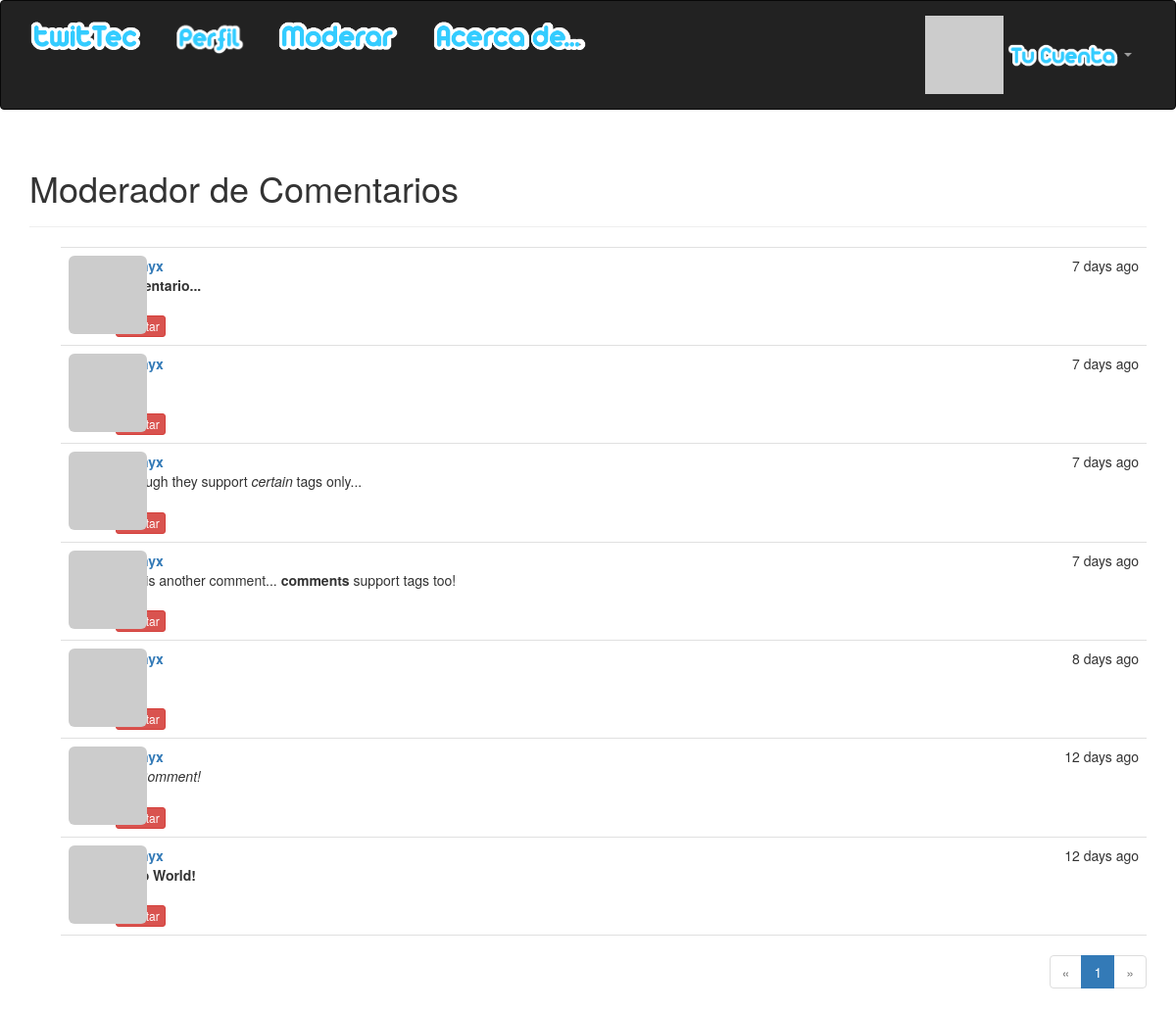
Screenshot of /moderate (signed in) with the database file from the repository.
### app/models.py (models this page shows, shortened)
class Comment(db.Model):
    __tablename__ = 'comments'
    id = db.Column(db.Integer, primary_key=True)
    body = db.Column(db.Text)
    body_html = db.Column(db.Text)
    timestamp = db.Column(db.DateTime, index=True, default=datetime.utcnow)
    disabled = db.Column(db.Boolean)
    author_id = db.Column(db.Integer, db.ForeignKey('users.id'))
    post_id = db.Column(db.Integer, db.ForeignKey('posts.id'))

### app/main/views.py (the view)
@main.route('/moderate')
@login_required
@permission_required(Permission.MODERATE_COMMENTS)
def moderate():
    page = request.args.get('page',1, type=int)
    pagination = Comment.query.order_by(Comment.timestamp.desc()).paginate(page, per_page=current_app.config['FLASKY_COMMENTS_PER_PAGE'], error_out=False)
    comments = pagination.items
    return render_template('moderate.html', comments=comments, pagination=pagination, page=page)

### app/auth/views.py (called while the page is built)
@auth.before_app_request
def before_request():
    if current_user.is_authenticated:
        current_user.ping()
        if not current_user.confirmed \
                and request.endpoint[:5] != 'auth.' \
                and request.endpoint != 'static':
            return redirect(url_for('auth.unconfirmed'))

### app/main/__init__.py (called while the page is built)
@main.app_context_processor
def inject_permissions():
    return dict(Permission=Permission)

### app/models.py (called while the page is built)
@login_manager.user_loader
def load_user(user_id):
    return User.query.get(int(user_id))

    def can(self, permissions):
        return self.role is not None and \
            (self.role.permissions & permissions) == permissions

    def ping(self):
        self.last_seen = datetime.utcnow()
        db.session.add(self)

    def gravatar(self, size=100, default='retro', rating='pg'):
        if request.is_secure:
            url = 'https://secure.gravatar.com/avatar'
        else:
            url = 'http://www.gravatar.com/avatar'
        hash = self.avatar_hash or hashlib.md5(
            self.email.encode('utf-8')).hexdigest()
        return '{url}/{hash}?s={size}&d={default}&r={rating}'.format(
            url=url, hash=hash, size=size, default=default, rating=rating)

### app/templates/moderate.html (shortened to what this page needs)
{% extends "base.html" %}
{% import "_macros.html" as macros %}
{% block page_content %}
<div class="page-header">
  <h1>Moderador de Comentarios</h1>
</div>
{% set moderate = True %}
{% include '_comments.html' %}
{% if pagination %}
<div class="pagination">
  {{ macros.pagination_widget(pagination, '.moderate') }}
</div>
{% endif %}
{% endblock %}

### app/templates/_comments.html (shortened to what this page needs)
<ul class="comments">
    {% for comment in comments %}
    <li class="comment">
        <div class="comment-thumbnail">
            <a href="{{ url_for('.user', username=comment.author.username) }}">
                <img class="img-rounded profile-thumbnail" src="{{ comment.author.gravatar(size=40) }}">
            </a>
        </div>
        <div class="comment-content">
            <div class="comment-date">{{ moment(comment.timestamp).fromNow() }}</div>
            <div class="comment-author"><a href="{{ url_for('.user', username=comment.author.username) }}">{{ comment.author.username }}</a></div>
            <div class="comment-body">
                {%if moderate or not comment.disabled %}
                   {% if comment.body_html %}
                      {{ comment.body_html | safe }}
                   {% else %}
                      {{ comment.body }}
                   {% endif %}
                {% endif %}
            </div>
            {% if moderate %}
              <br>
              {% if comment.disabled %}
                <a class="btn btn-default btn-xs" href="{{ url_for('.moderate_enable',id=comment.id, page=page) }}">Mostrar</a>
              {% else %}
                <a class="btn btn-danger btn-xs" href="{{ url_for('.moderate_disable',id=comment.id, page=page) }}">Ocultar</a>
              {% endif %}
            {%endif %}
        </div>
    </li>
    {% endfor %}
</ul>

### app/static/styles.css (style rules this page uses)
.profile-thumbnail { position: absolute; }
ul.comments { list-style-type: none; padding: 0px; margin: 16px 0px 0px 0px; }
ul.comments li.comment { margin-left: 32px; padding: 8px; border-bottom: 1px solid #e0e0e0; }
ul.comments li.comment:nth-child(1) { border-top: 1px solid #e0e0e0; }
div.comment-date { float: right; }
div.comment-author { font-weight: bold; }
div.comment-thumbnail { position: absolute; }
div.comment-content { margin-left: 48px; min-height: 48px; }
div.pagination { width: 100%; text-align: right; padding: 0px; margin: 0px; }

### rows the page displays
Comment: timestamp "7 days ago", body_html "comentario..."
Comment: timestamp "7 days ago"
Comment: timestamp "7 days ago", body_html "although they support certain tags only..."
Comment: timestamp "7 days ago", body_html "This is another comment... comments support tags too!"
Comment: timestamp "8 days ago"
Comment: timestamp "12 days ago", body_html "1st Comment!"
Comment: timestamp "12 days ago", body_html "Hello World!"

### other values shown
{{ p }} "1"
